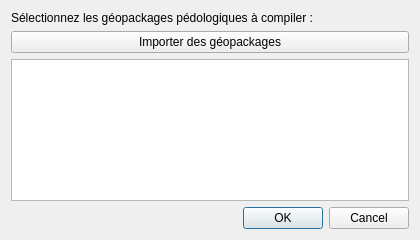
<?xml version="1.0" encoding="UTF-8"?>
<ui version="4.0">
 <class>PedologyMergeDialog</class>
 <widget class="QDialog" name="PedologyMergeDialog">
  <property name="geometry">
   <rect>
    <x>0</x>
    <y>0</y>
    <width>420</width>
    <height>240</height>
   </rect>
  </property>
  <property name="windowTitle">
   <string>Compiler les relevés pédologiques</string>
  </property>
  <layout class="QVBoxLayout" name="verticalLayout">
   <item>
    <widget class="QLabel" name="label">
     <property name="text">
      <string>Sélectionnez les géopackages pédologiques à compiler :</string>
     </property>
    </widget>
   </item>
   <item>
    <widget class="QPushButton" name="pb_import_files">
     <property name="text">
      <string>Importer des géopackages</string>
     </property>
    </widget>
   </item>
   <item>
    <widget class="QListWidget" name="lw_selected_files"/>
   </item>
   <item>
    <widget class="QDialogButtonBox" name="buttonBox">
     <property name="orientation">
      <enum>Qt::Horizontal</enum>
     </property>
     <property name="standardButtons">
      <set>QDialogButtonBox::Cancel|QDialogButtonBox::Ok</set>
     </property>
    </widget>
   </item>
  </layout>
 </widget>
 <resources/>
 <connections>
  <connection>
   <sender>buttonBox</sender>
   <signal>accepted()</signal>
   <receiver>PedologyMergeDialog</receiver>
   <slot>accept()</slot>
   <hints>
    <hint type="sourcelabel"><x>0</x><y>0</y></hint>
    <hint type="destinationlabel"><x>0</x><y>0</y></hint>
   </hints>
  </connection>
  <connection>
   <sender>buttonBox</sender>
   <signal>rejected()</signal>
   <receiver>PedologyMergeDialog</receiver>
   <slot>reject()</slot>
   <hints>
    <hint type="sourcelabel"><x>0</x><y>0</y></hint>
    <hint type="destinationlabel"><x>0</x><y>0</y></hint>
   </hints>
  </connection>
 </connections>
</ui>
